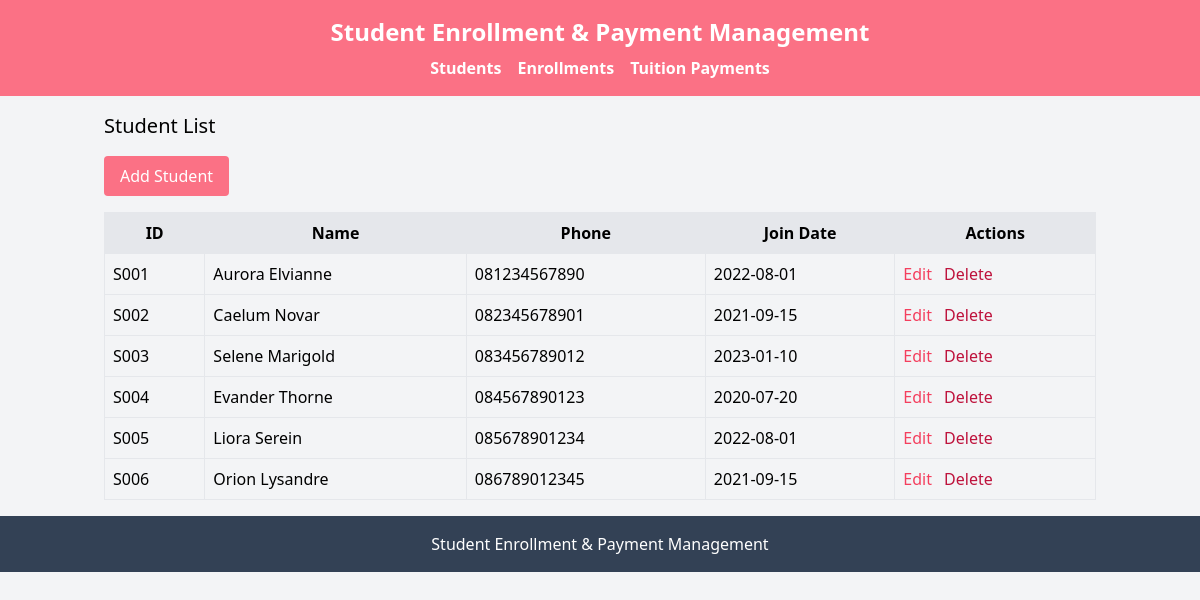
The page / on the database its author committed.
### tables this page shows
CREATE TABLE `students` (
  `id` varchar(20) NOT NULL,
  `name` varchar(100) DEFAULT NULL,
  `phone` varchar(20) DEFAULT NULL,
  `join_date` date DEFAULT NULL
);

### model/Student.php (called while the page is built, shortened)
<?php
require_once 'config/database.php';
class Student {
    private $conn;
    private $table = 'students';
    public function __construct() {
        $database = new Database();
        $this->conn = $database->getConnection();
    }
    public function getAll() {
        $query = "SELECT * FROM " . $this->table;
        $stmt = $this->conn->prepare($query);
        $stmt->execute();
        return $stmt->fetchAll(PDO::FETCH_ASSOC);
    }
}
?>

### config/database.php (called while the page is built, shortened)
<?php
class Database {
    private $host = "localhost";
    private $db_name = "students_mvvm";
    private $username = "root";
    private $password = "";
    public function getConnection() {
        $this->conn = null;
        try {
            $this->conn = new PDO("mysql:host=" . $this->host . ";dbname=" . $this->db_name, $this->username, $this->password);
            $this->conn->setAttribute(PDO::ATTR_ERRMODE, PDO::ERRMODE_EXCEPTION);
            $this->conn->setAttribute(PDO::ATTR_DEFAULT_FETCH_MODE, PDO::FETCH_ASSOC);
        } catch(PDOException $e) {
            echo "Connection Error: " . $e->getMessage();
        }
        return $this->conn;
    }
}
?>

### viewmodel/StudentViewModel.php (called while the page is built, shortened)
<?php
require_once 'model/Student.php';
class StudentViewModel {
    private $student;
    public function __construct() {
        $this->student = new Student();
    }
    public function getStudentList() {
        return $this->student->getAll();
    }
}
?>

### views/student_list.php (the view)
<?php
require_once 'views/template/header.php';
?>
<h2 class="text-xl mb-4">Student List</h2>
<a href="index.php?entity=student&action=add" class="bg-rose-400 text-white px-4 py-2 rounded mb-4 inline-block">Add Student</a>
<table class="w-full border">
    <tr class="bg-gray-200">
        <th class="border p-2">ID</th>
        <th class="border p-2">Name</th>
        <th class="border p-2">Phone</th>
        <th class="border p-2">Join Date</th>
        <th class="border p-2">Actions</th>
    </tr>
    <?php foreach ($studentList as $student): ?>
    <tr>
        <td class="border p-2"><?php echo $student['id']; ?></td>
        <td class="border p-2"><?php echo $student['name']; ?></td>
        <td class="border p-2"><?php echo $student['phone']; ?></td>
        <td class="border p-2"><?php echo $student['join_date']; ?></td>
        <td class="border p-2">
            <a href="index.php?entity=student&action=edit&id=<?php echo $student['id']; ?>" class="text-rose-500">Edit</a>
            <a href="index.php?entity=student&action=delete&id=<?php echo $student['id']; ?>" class="text-rose-700 ml-2" onclick="return confirm('Are you sure?');">Delete</a>
        </td>
    </tr>
    <?php endforeach; ?>
</table>
<?php
require_once 'views/template/footer.php';
?>

### index.php (shortened to what this page needs)
<?php
require_once 'viewmodel/StudentViewModel.php';
$entity = isset($_GET['entity']) ? $_GET['entity'] : 'student';
$action = isset($_GET['action']) ? $_GET['action'] : 'list';
if ($entity == 'student') {
    $viewModel = new StudentViewModel();
    if ($action == 'list') {
        $studentList = $viewModel->getStudentList();
        require_once 'views/student_list.php';
    } elseif ($action == 'add') {
        require_once 'views/student_form.php';
    } elseif ($action == 'edit') {
        $student = $viewModel->getStudentById($_GET['id']);
        require_once 'views/student_form.php';
    } elseif ($action == 'save') {
        $viewModel->addStudent($_POST['id'], $_POST['name'], $_POST['phone'], $_POST['join_date']);
        header('Location: index.php?entity=student');
    } elseif ($action == 'update') {
        $viewModel->updateStudent($_GET['id'], $_POST['name'], $_POST['phone'], $_POST['join_date']);
        header('Location: index.php?entity=student');
    } elseif ($action == 'delete') {
        $viewModel->deleteStudent($_GET['id']);
        header('Location: index.php?entity=student');
    }
}
?>

### views/template/header.php (shortened to what this page needs)
<!DOCTYPE html>
<html>
<head>
    <script src="https://cdn.tailwindcss.com"></script>
</head>
<body class="bg-gray-100">
    <nav class="bg-rose-400 p-4 text-white">
        <h1 class="text-2xl font-bold text-center">Student Enrollment & Payment Management</h1>
        <ul class="flex space-x-4 mt-2 justify-center">
            <li><a href="index.php?entity=student" class="hover:underline font-bold hover:text-slate-700">Students</a></li>
            <li><a href="index.php?entity=enrollment" class="hover:underline font-bold hover:text-slate-700">Enrollments</a></li>
            <li><a href="index.php?entity=tuition_payment" class="hover:underline font-bold hover:text-slate-700">Tuition Payments</a></li>
        </ul>
    </nav>
    <div class="container mx-auto p-4">

### views/template/footer.php
</div>
    <footer class="bg-slate-700 text-white p-4 text-center">
        <p>Student Enrollment & Payment Management</p>
    </footer>
</body>
</html>

### rows shown on the page
students: id "S001", name "Aurora Elvianne", phone "081234567890", join_date "2022-08-01"
students: id "S002", name "Caelum Novar", phone "082345678901", join_date "2021-09-15"
students: id "S003", name "Selene Marigold", phone "083456789012", join_date "2023-01-10"
students: id "S004", name "Evander Thorne", phone "084567890123", join_date "2020-07-20"
students: id "S005", name "Liora Serein", phone "085678901234", join_date "2022-08-01"
students: id "S006", name "Orion Lysandre", phone "086789012345", join_date "2021-09-15"
